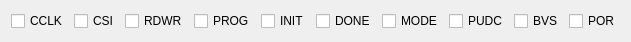
   <widget class="QWidget" name="layoutWidget">
    <property name="geometry">
     <rect>
      <x>80</x>
      <y>144</y>
      <width>631</width>
      <height>21</height>
     </rect>
    </property>
    <layout class="QHBoxLayout" name="horizontalLayout_3">
     <item>
      <widget class="QCheckBox" name="checkBox_CCLK">
       <property name="enabled">
        <bool>true</bool>
       </property>
       <property name="text">
        <string>CCLK</string>
       </property>
      </widget>
     </item>
     <item>
      <widget class="QCheckBox" name="checkBox_CSI">
       <property name="enabled">
        <bool>true</bool>
       </property>
       <property name="text">
        <string>CSI</string>
       </property>
      </widget>
     </item>
     <item>
      <widget class="QCheckBox" name="checkBox_RDWR">
       <property name="enabled">
        <bool>true</bool>
       </property>
       <property name="text">
        <string>RDWR</string>
       </property>
      </widget>
     </item>
     <item>
      <widget class="QCheckBox" name="checkBox_PROG">
       <property name="enabled">
        <bool>true</bool>
       </property>
       <property name="text">
        <string>PROG</string>
       </property>
      </widget>
     </item>
     <item>
      <widget class="QCheckBox" name="checkBox_INIT">
       <property name="enabled">
        <bool>true</bool>
       </property>
       <property name="text">
        <string>INIT</string>
       </property>
      </widget>
     </item>
     <item>
      <widget class="QCheckBox" name="checkBox_DONE">
       <property name="enabled">
        <bool>true</bool>
       </property>
       <property name="text">
        <string>DONE</string>
       </property>
      </widget>
     </item>
     <item>
      <widget class="QCheckBox" name="checkBox_MODE">
       <property name="enabled">
        <bool>true</bool>
       </property>
       <property name="text">
        <string>MODE</string>
       </property>
      </widget>
     </item>
     <item>
      <widget class="QCheckBox" name="checkBox_PUDC">
       <property name="enabled">
        <bool>true</bool>
       </property>
       <property name="text">
        <string>PUDC</string>
       </property>
      </widget>
     </item>
     <item>
      <widget class="QCheckBox" name="checkBox_BVS">
       <property name="enabled">
        <bool>true</bool>
       </property>
       <property name="text">
        <string>BVS</string>
       </property>
      </widget>
     </item>
     <item>
      <widget class="QCheckBox" name="checkBox_POR">
       <property name="enabled">
        <bool>true</bool>
       </property>
       <property name="text">
        <string>POR</string>
       </property>
      </widget>
     </item>
    </layout>
   </widget>
